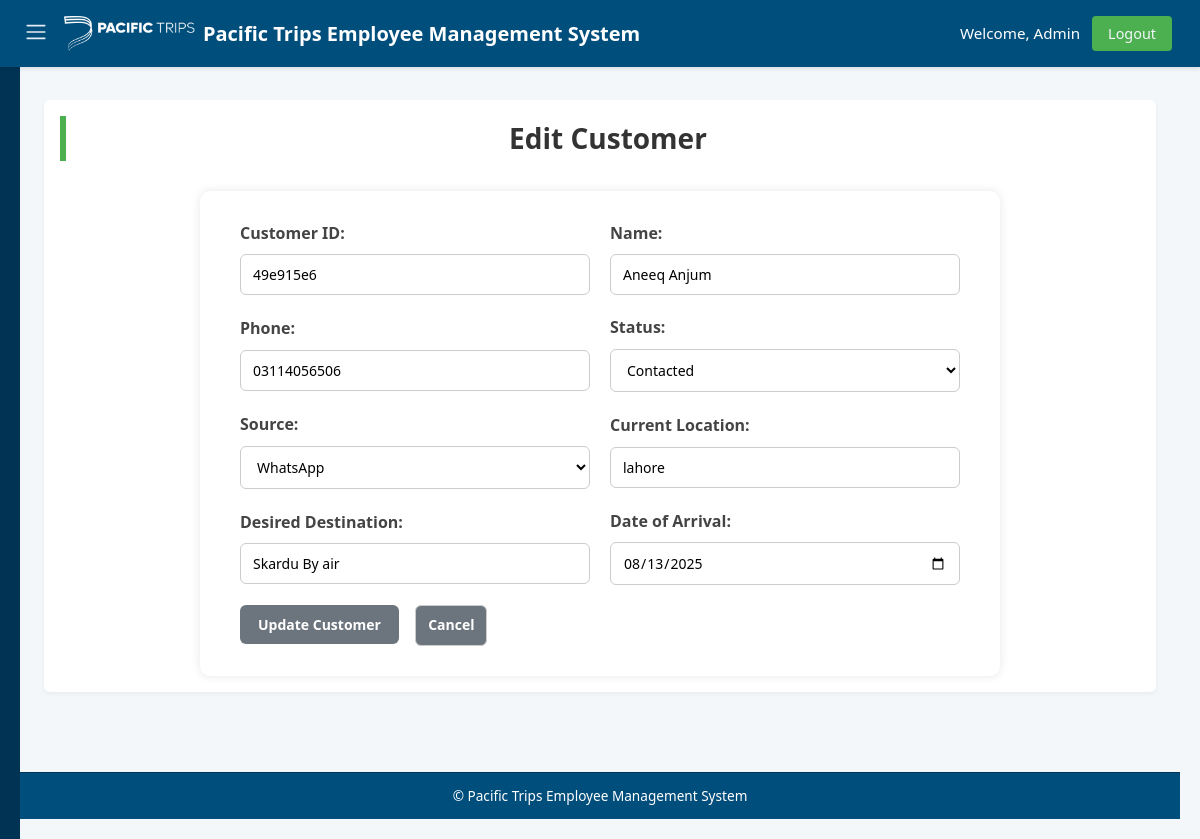
Screenshot of /customers/edit/49e915e6 (signed in) with the database file from the repository.
### tables this page shows
CREATE TABLE customers (
    customerId TEXT PRIMARY KEY,
    customerName TEXT NOT NULL,
    phone TEXT NOT NULL,
    source TEXT NOT NULL,
    currentLocation TEXT NOT NULL,
    desiredDestination TEXT NOT NULL,
    dateOfArrival TEXT,
    createdAt TEXT DEFAULT CURRENT_TIMESTAMP,
    updatedAt TEXT DEFAULT CURRENT_TIMESTAMP
, status TEXT);

### app.py (the view)
    def wrap(*args, **kwargs):
        if 'user_id' not in session:
            flash('Please login first.', 'danger')
            return redirect(url_for('login'))
        if session.get('role') != 'admin':
            flash('Admin access required.', 'danger')
            return redirect(url_for('index'))
        return f(*args, **kwargs)

### app.py (called while the page is built, shortened)
def get_db_connection():
    conn = sqlite3.connect(DATABASE, timeout=10)
    conn.row_factory = sqlite3.Row
    conn.execute("PRAGMA journal_mode=WAL")
    return conn

def admin_required(f):
    def wrap(*args, **kwargs):
        if 'user_id' not in session:
            flash('Please login first.', 'danger')
            return redirect(url_for('login'))
        if session.get('role') != 'admin':
            flash('Admin access required.', 'danger')
            return redirect(url_for('index'))
        return f(*args, **kwargs)
    wrap.__name__ = f.__name__
    return wrap

@app.route('/customers/edit/<string:customer_id>', methods=['GET', 'POST'])
@admin_required
def edit_customer(customer_id):
    with closing(get_db_connection()) as conn:
        with closing(conn.cursor()) as cursor:
            cursor.execute("SELECT * FROM customers WHERE customerId = ?", (customer_id,))
            customer = cursor.fetchone()
    if not customer:
        flash("Customer not found.", "danger")
        return redirect(url_for('customers'))
    return render_template('edit_customer.html', customer=customer)

### templates/edit_customer.html
{% extends "base.html" %}
{% block content %}
    <h2>Edit Customer</h2>
    <form method="POST">
        <div class="form-group">
            <label for="customerId">Customer ID:</label>
            <input type="text" id="customerId" name="customerId" value="{{ customer.customerId }}" readonly>
        </div>
        <div class="form-group">
            <label for="customerName">Name:</label>
            <input type="text" id="customerName" name="customerName" value="{{ customer.customerName }}" required>
        </div>
        <div class="form-group">
            <label for="phone">Phone:</label>
            <input type="text" id="phone" name="phone" value="{{ customer.phone }}" required>
        </div>
        <div class="form-group">
            <label for="status">Status:</label>
            <select id="status" name="status" required>
                {% for s in ['Pending', 'Contacted', 'Not interested', 'Qoutation', 'Group Trip',  'Refund', 'Confirmed'] %}
                <option value="{{ s }}" {% if customer.status == s %}selected{% endif %}>{{ s }}</option>
                {% endfor %}
            </select>
        </div>
        <div class="form-group">
            <label for="source">Source:</label>
            <select id="source" name="source" required>
                {% for s in ['Facebook', 'WhatsApp', 'Reference', 'TikTok','Instagram', 'Lead Form', 'Other'] %}
                <option value="{{ s }}" {% if customer.source == s %}selected{% endif %}>{{ s }}</option>
                {% endfor %}
            </select>
        </div>
        <div class="form-group">
            <label for="currentLocation">Current Location:</label>
            <input type="text" id="currentLocation" name="currentLocation" value="{{ customer.currentLocation }}" required>
        </div>
        <div class="form-group">
            <label for="desiredDestination">Desired Destination:</label>
            <input type="text" id="desiredDestination" name="desiredDestination" value="{{ customer.desiredDestination }}" required>
        </div>
        <div class="form-group">
            <label for="dateOfArrival">Date of Arrival:</label>
            <input type="date" id="dateOfArrival" name="dateOfArrival" value="{{ customer.dateOfArrival or '' }}">
        </div>
        <div class="form-group">
            <button type="submit" class="btn btn-edit">Update Customer</button>
            <a href="{{ url_for('customers') }}" class="btn btn-clear">Cancel</a>
        </div>
    </form>
{% endblock %}

### static/style.css (style rules this page uses)
* { margin: 0; padding: 0; box-sizing: border-box; }
body { font-family: 'Segoe UI', Tahoma, Geneva, Verdana, sans-serif; background-color: #f4f7fa; color: #333; line-height: 1.6; min-height: 100vh; display: flex; flex-direction: column; }
a { text-decoration: none; transition: color 0.3s ease, background-color 0.3s ease; }
html { scroll-behavior: smooth; }
button, a, .menu-toggle { touch-action: manipulation; }

### static/customers.css (style rules this page uses)
* { box-sizing: border-box; margin: 0; padding: 0; font-family: 'Segoe UI', Tahoma, Geneva, Verdana, sans-serif; }
body { background: #f6f9fc; color: #333; padding: 40px; }
h2 { margin-bottom: 25px; font-size: 28px; color: #222; border-left: 6px solid #4CAF50; padding-left: 10px; }
.btn { display: inline-block; background-color: #4CAF50; color: white; padding: 10px 16px; text-decoration: none; border-radius: 6px; margin-right: 12px; font-size: 14px; font-weight: 600; transition: background-color 0.3s, transform 0.2s; border: none; cursor: pointer; }

### static/employees.css (style rules this page uses)
body { font-family: Arial, sans-serif; background-color: #f9f9f9; margin: 20px; color: #333; }
h2 { color: #2c3e50; margin-bottom: 20px; }
form { display: flex; flex-wrap: wrap; gap: 15px; align-items: center; background-color: #ffffff; padding: 15px; border-radius: 8px; box-shadow: 0 2px 4px rgba(0,0,0,0.1); margin-bottom: 20px; }
form label { margin-right: 5px; font-weight: bold; }
form select, form button, form a.btn { padding: 8px 12px; font-size: 14px; border: 1px solid #ccc; border-radius: 6px; background-color: white; transition: 0.3s ease; }
form button { background-color: #007BFF; color: white; border: none; cursor: pointer; }
form a.btn { text-decoration: none; background-color: #28a745; color: white; }

### static/add form.css (style rules this page uses)
body { font-family: Arial, sans-serif; background-color: #f7f9fc; margin: 0; padding: 20px; }
h2 { text-align: center; color: #333; margin-bottom: 30px; }
form { max-width: 800px; margin: 0 auto; background-color: #ffffff; padding: 30px 40px; border-radius: 10px; box-shadow: 0 0 10px rgba(0, 0, 0, 0.1); display: grid; grid-template-columns: 1fr 1fr; gap: 20px; }
form label { display: block; margin-bottom: 8px; font-weight: bold; color: #444; }
form input[type="text"], form input[type="date"], form select { width: 100%; padding: 10px 12px; border: 1px solid #ccc; border-radius: 6px; font-size: 14px; transition: border-color 0.3s ease; }
form .btn { display: inline-block; background-color: #007BFF; color: #fff; padding: 10px 18px; border: none; border-radius: 6px; text-decoration: none; font-size: 14px; cursor: pointer; transition: background-color 0.3s ease; text-align: center; }
form .btn:last-of-type { background-color: #6c757d; }

### templates/base.html (style rules this page uses)
* { margin: 0; padding: 0; box-sizing: border-box; }
body { font-family: 'Segoe UI', Tahoma, Geneva, Verdana, sans-serif; background-color: #f4f7fa; color: #333; line-height: 1.6; min-height: 100vh; display: flex; flex-direction: column; font-size: 16px; }
a { text-decoration: none; transition: color 0.3s ease, background-color 0.3s ease; }
html { scroll-behavior: smooth; }
button, a, .menu-toggle { touch-action: manipulation; }

### rows the page displays
customers: customerId "49e915e6", customerName "Aneeq Anjum", phone "03114056506", status "Contacted", source "WhatsApp", currentLocation "lahore", desiredDestination "Skardu By air", dateOfArrival "08/13/2025"

### other values shown
{{ session.user_name }} "Admin"
